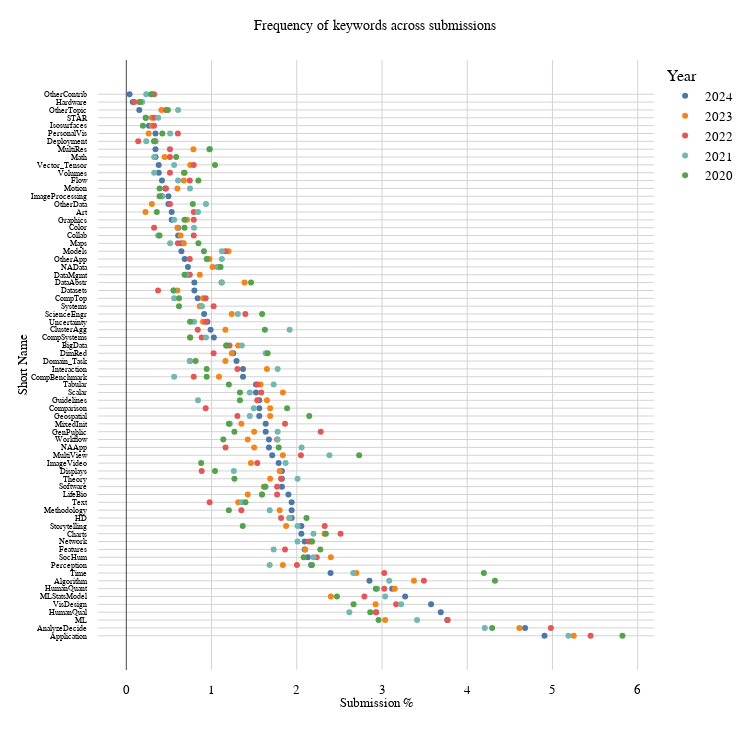

The code cell stored with this chart in its notebook:
### Markdown cell above
#### Keywords 

And frequencies of the use of keywords range from 5 to 120. The keywords with the highest number of occurrences are not very useful for categorizing papers, but they are very meaningful, and differentiation works effectively with accompanying keywords.  We believe that having five papers that use a keyword is sufficient to warrant retaining it.

### Code cell
# do a manual histogram to include non-specified keywords
# 
k_total['Submission %'] = k_total.groupby(['year'])['# Submissions'].transform(lambda x: x/x.sum()*100)
k_total['Year'] = k_total['year'].astype(str)  # to get categorical colors
k_year = k_total.pivot(index="year", values="Submission %", columns="Short Name").T

px.scatter(k_total,
    y = 'Short Name',
    x = 'Submission %',  # 'Submission %',
    color = 'Year',
    category_orders={"Year": ["2024", "2023", "2022", "2021", "2020"]}
    # facet_row='year',
    # category_orders={'year':  reversed([2020, 2021, 2022, 2023, 2024])},
).update_traces(
    hovertemplate = "'%{x}' specified in %{y} submissions<extra></extra>",
).update_layout(
    yaxis_tickfont_size = 8,
    yaxis_dtick = 1,
    yaxis_tickmode = 'linear',
    # yaxis_dtick = 50,
    hovermode = 'closest',
    title = 'Frequency of keywords across submissions',
    **aspect(1)
).show(config=config)

### Figure 1 — Plotly figure (JSON) as saved in the notebook; plotly's stock layout.template omitted (floating-point values rounded to 4 significant figures)
{"data": [{"hovertemplate": "'%{x}' specified in %{y} submissions<extra></extra>", "legendgroup": "2024", "marker": {"color": "#4C78A8", "symbol": "circle"}, "mode": "markers", "name": "2024", "orientation": "h", "showlegend": true, "type": "scatter", "x": [4.907, 4.679, 3.766, 3.69, 3.576, 3.271, 3.119, 2.853, 2.396, 2.168, 2.13, 2.092, 2.092, 2.054, 2.054, 1.94, 1.94, 1.94, 1.902, 1.826, 1.826, 1.826, 1.788, 1.712, 1.674, 1.674, 1.636, 1.636, 1.56, 1.56, 1.56, 1.521, 1.521, 1.369, 1.369, 1.293, 1.255, 1.179, 1.027, 0.989, 0.9509, 0.9129, 0.8749, 0.8368, 0.7988, 0.7988, 0.7227, 0.7227, 0.6847, 0.6466, 0.6466, 0.6086, 0.6086, 0.5325, 0.5325, 0.4945, 0.4945, 0.4564, 0.4184, 0.3804, 0.3804, 0.3423, 0.3423, 0.3423, 0.3423, 0.2663, 0.2282, 0.1521, 0.07607, 0.03804], "xaxis": "x", "y": ["Application", "AnalyzeDecide", "ML", "HumanQual", "VisDesign", "MLStatsModel", "HumanQuant", "Algorithm", "Time", "Perception", "SocHum", "Features", "Network", "Charts", "Storytelling", "HD", "Methodology", "Text", "LifeBio", "Software", "Theory", "Displays", "ImageVideo", "MultiView", "NAApp", "Workflow", "GenPublic", "MixedInit", "Geospatial", "Comparison", "Guidelines", "Scalar", "Tabular", "CompBenchmark", "Interaction", "Domain_Task", "DimRed", "BigData", "CompSystems", "ClusterAgg", "Uncertainty", "ScienceEngr", "Systems", "CompTop", "Datasets", "DataAbstr", "DataMgmt", "NAData", "OtherApp", "Models", "Maps", "Collab", "Color", "Graphics", "Art", "OtherData", "ImageProcessing", "Motion", "Flow", "Volumes", "Vector_Tensor", "Math", "MultiRes", "Deployment", "PersonalVis", "Isosurfaces", "STAR", "OtherTopic", "Hardware", "OtherContrib"], "yaxis": "y"}, {"hovertemplate": "'%{x}' specified in %{y} submissions<extra></extra>", "legendgroup": "2023", "marker": {"color": "#F58518", "symbol": "circle"}, "mode": "markers", "name": "2023", "orientation": "h", "showlegend": true, "type": "scatter", "x": [5.249, 4.612, 3.375, 3.15, 3.037, 2.925, 2.925, 2.7, 2.4, 2.4, 2.325, 2.175, 2.1, 1.912, 1.875, 1.837, 1.837, 1.837, 1.8, 1.8, 1.687, 1.687, 1.687, 1.65, 1.65, 1.612, 1.575, 1.5, 1.5, 1.462, 1.425, 1.425, 1.387, 1.35, 1.312, 1.312, 1.237, 1.237, 1.2, 1.162, 1.162, 1.087, 1.012, 0.9749, 0.8999, 0.8999, 0.8624, 0.8624, 0.7874, 0.7499, 0.7499, 0.7124, 0.6749, 0.6749, 0.6749, 0.6374, 0.5999, 0.5999, 0.5999, 0.4499, 0.4124, 0.4124, 0.3375, 0.3, 0.3, 0.3, 0.3, 0.2625, 0.225, 0.15], "xaxis": "x", "y": ["Application", "AnalyzeDecide", "Algorithm", "HumanQuant", "ML", "VisDesign", "HumanQual", "Time", "MLStatsModel", "SocHum", "Charts", "Network", "Features", "HD", "Storytelling", "MultiView", "Scalar", "Perception", "Methodology", "Displays", "Theory", "Geospatial", "Comparison", "Interaction", "Guidelines", "Software", "Tabular", "NAApp", "GenPublic", "ImageVideo", "Workflow", "LifeBio", "DataAbstr", "MixedInit", "BigData", "Text", "DimRed", "ScienceEngr", "Models", "Domain_Task", "ClusterAgg", "CompBenchmark", "NAData", "OtherApp", "Uncertainty", "CompTop", "DataMgmt", "Systems", "MultiRes", "CompSystems", "Vector_Tensor", "Graphics", "Flow", "Maps", "Volumes", "Collab", "Color", "Datasets", "Motion", "Math", "ImageProcessing", "OtherTopic", "Deployment", "STAR", "Isosurfaces", "OtherContrib", "OtherData", "PersonalVis", "Art", "Hardware"], "yaxis": "y"}, {"hovertemplate": "'%{x}' specified in %{y} submissions<extra></extra>", "legendgroup": "2022", "marker": {"color": "#E45756", "symbol": "circle"}, "mode": "markers", "name": "2022", "orientation": "h", "showlegend": true, "type": "scatter", "x": [5.447, 4.981, 3.771, 3.492, 3.166, 3.026, 3.026, 2.933, 2.793, 2.514, 2.328, 2.281, 2.235, 2.142, 2.048, 2.002, 1.862, 1.862, 1.816, 1.816, 1.769, 1.769, 1.769, 1.583, 1.536, 1.536, 1.536, 1.397, 1.35, 1.304, 1.304, 1.21, 1.164, 1.164, 1.117, 1.071, 1.024, 1.024, 0.9777, 0.9311, 0.9311, 0.9311, 0.8845, 0.8845, 0.838, 0.7914, 0.7914, 0.7914, 0.7914, 0.7914, 0.7449, 0.7449, 0.7449, 0.7449, 0.6052, 0.6052, 0.5121, 0.5121, 0.5121, 0.5121, 0.4655, 0.4655, 0.419, 0.3724, 0.3259, 0.3259, 0.3259, 0.3259, 0.1397, 0.09311], "xaxis": "x", "y": ["Application", "AnalyzeDecide", "ML", "Algorithm", "VisDesign", "HumanQuant", "Time", "HumanQual", "MLStatsModel", "Charts", "Storytelling", "GenPublic", "SocHum", "Network", "MultiView", "Perception", "Features", "MixedInit", "Theory", "HD", "LifeBio", "Workflow", "Software", "Scalar", "Tabular", "Guidelines", "ImageVideo", "ScienceEngr", "Methodology", "Interaction", "Geospatial", "BigData", "Models", "NAApp", "DataAbstr", "NAData", "Systems", "DimRed", "Text", "Comparison", "Uncertainty", "CompTop", "Displays", "CompSystems", "ClusterAgg", "Vector_Tensor", "Art", "Collab", "Graphics", "CompBenchmark", "Domain_Task", "Flow", "OtherApp", "DataMgmt", "Maps", "PersonalVis", "MultiRes", "OtherData", "Math", "Volumes", "Motion", "OtherTopic", "ImageProcessing", "Datasets", "STAR", "Isosurfaces", "OtherContrib", "Color", "Deployment", "Hardware"], "yaxis": "y"}, {"hovertemplate": "'%{x}' specified in %{y} submissions<extra></extra>", "legendgroup": "2021", "marker": {"color": "#72B7B2", "symbol": "circle"}, "mode": "markers", "name": "2021", "orientation": "h", "showlegend": true, "type": "scatter", "x": [5.187, 4.206, 3.411, 3.224, 3.084, 3.037, 2.944, 2.664, 2.617, 2.383, 2.196, 2.196, 2.056, 2.009, 2.009, 2.009, 1.916, 1.916, 1.869, 1.776, 1.776, 1.776, 1.729, 1.729, 1.682, 1.682, 1.636, 1.636, 1.589, 1.495, 1.449, 1.449, 1.355, 1.355, 1.308, 1.262, 1.215, 1.121, 1.121, 1.121, 1.075, 0.9813, 0.9346, 0.9346, 0.8879, 0.8411, 0.8411, 0.7944, 0.7944, 0.7477, 0.7477, 0.7009, 0.6075, 0.6075, 0.5607, 0.5607, 0.5607, 0.5607, 0.5607, 0.514, 0.514, 0.4206, 0.3738, 0.3738, 0.3271, 0.3271, 0.2336, 0.2336, 0.1869], "xaxis": "x", "y": ["Application", "AnalyzeDecide", "ML", "VisDesign", "Algorithm", "MLStatsModel", "HumanQuant", "Time", "HumanQual", "MultiView", "SocHum", "Charts", "NAApp", "Theory", "Storytelling", "Network", "HD", "ClusterAgg", "ImageVideo", "GenPublic", "Interaction", "Workflow", "Features", "Tabular", "Methodology", "Perception", "DimRed", "Software", "LifeBio", "Comparison", "Scalar", "Geospatial", "BigData", "Text", "ScienceEngr", "Displays", "MixedInit", "DataAbstr", "OtherApp", "Models", "NAData", "MultiRes", "CompSystems", "OtherData", "Systems", "Guidelines", "Art", "Color", "Uncertainty", "Domain_Task", "Motion", "DataMgmt", "Flow", "OtherTopic", "Vector_Tensor", "CompBenchmark", "Graphics", "CompTop", "Datasets", "Maps", "PersonalVis", "ImageProcessing", "STAR", "Collab", "Volumes", "Math", "Deployment", "OtherContrib", "Hardware"], "yaxis": "y"}, {"hovertemplate": "'%{x}' specified in %{y} submissions<extra></extra>", "legendgroup": "2020", "marker": {"color": "#54A24B", "symbol": "circle"}, "mode": "markers", "name": "2020", "orientation": "h", "showlegend": true, "type": "scatter", "x": [5.821, 4.325, 4.293, 4.195, 2.959, 2.927, 2.862, 2.732, 2.667, 2.472, 2.341, 2.276, 2.179, 2.179, 2.146, 2.114, 2.081, 1.886, 1.789, 1.659, 1.626, 1.626, 1.593, 1.593, 1.463, 1.398, 1.366, 1.333, 1.333, 1.268, 1.268, 1.203, 1.203, 1.203, 1.171, 1.138, 1.106, 1.041, 1.041, 0.9756, 0.9431, 0.9431, 0.9431, 0.9106, 0.878, 0.8455, 0.8455, 0.813, 0.7805, 0.748, 0.748, 0.6829, 0.6829, 0.6829, 0.6829, 0.6179, 0.6179, 0.5854, 0.5528, 0.4878, 0.4228, 0.3902, 0.3902, 0.3902, 0.3577, 0.3252, 0.2927, 0.2276, 0.1951, 0.1626], "xaxis": "x", "y": ["Application", "Algorithm", "AnalyzeDecide", "Time", "ML", "HumanQuant", "HumanQual", "MultiView", "VisDesign", "MLStatsModel", "Charts", "Features", "Network", "Perception", "Geospatial", "HD", "SocHum", "Comparison", "NAApp", "DimRed", "Software", "ClusterAgg", "LifeBio", "ScienceEngr", "DataAbstr", "Text", "Storytelling", "Scalar", "Guidelines", "GenPublic", "Theory", "Tabular", "Methodology", "MixedInit", "BigData", "Workflow", "NAData", "Vector_Tensor", "Displays", "MultiRes", "Interaction", "OtherApp", "CompBenchmark", "Models", "ImageVideo", "Flow", "Maps", "Domain_Task", "OtherData", "Uncertainty", "CompSystems", "Volumes", "DataMgmt", "Color", "Graphics", "Systems", "CompTop", "Math", "Datasets", "OtherTopic", "PersonalVis", "ImageProcessing", "Collab", "Motion", "Art", "Deployment", "OtherContrib", "STAR", "Isosurfaces", "Hardware"], "yaxis": "y"}], "layout": {"height": 750, "hovermode": "closest", "legend": {"title": {"text": "Year"}, "tracegroupgap": 0}, "margin": {"t": 60}, "title": {"text": "Frequency of keywords across submissions"}, "width": 750, "xaxis": {"anchor": "y", "domain": [0, 1], "title": {"text": "Submission %"}}, "yaxis": {"anchor": "x", "domain": [0, 1], "dtick": 1, "tickfont": {"size": 8}, "tickmode": "linear", "title": {"text": "Short Name"}}}}
